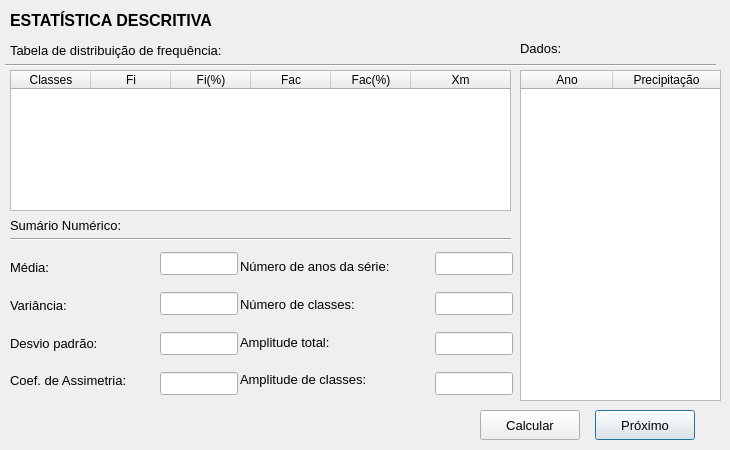
<?xml version="1.0" encoding="UTF-8"?>
<ui version="4.0">
 <class>dadosEstatisticos</class>
 <widget class="QDialog" name="dadosEstatisticos">
  <property name="geometry">
   <rect>
    <x>0</x>
    <y>0</y>
    <width>730</width>
    <height>450</height>
   </rect>
  </property>
  <property name="minimumSize">
   <size>
    <width>730</width>
    <height>450</height>
   </size>
  </property>
  <property name="maximumSize">
   <size>
    <width>730</width>
    <height>450</height>
   </size>
  </property>
  <property name="windowTitle">
   <string>UFCA-IDF</string>
  </property>
  <property name="windowIcon">
   <iconset resource="../resources.qrc">
    <normaloff>:/plugins/UFCA_IDF/imagens/icon.png</normaloff>:/plugins/UFCA_IDF/imagens/icon.png</iconset>
  </property>
  <widget class="QTableWidget" name="tabelaDistribuicaoFrequencias">
   <property name="geometry">
    <rect>
     <x>10</x>
     <y>70</y>
     <width>501</width>
     <height>141</height>
    </rect>
   </property>
   <attribute name="horizontalHeaderDefaultSectionSize">
    <number>80</number>
   </attribute>
   <attribute name="horizontalHeaderMinimumSectionSize">
    <number>65</number>
   </attribute>
   <attribute name="horizontalHeaderStretchLastSection">
    <bool>true</bool>
   </attribute>
   <column>
    <property name="text">
     <string>Classes</string>
    </property>
   </column>
   <column>
    <property name="text">
     <string>Fi</string>
    </property>
   </column>
   <column>
    <property name="text">
     <string>Fi(%)</string>
    </property>
   </column>
   <column>
    <property name="text">
     <string>Fac</string>
    </property>
   </column>
   <column>
    <property name="text">
     <string>Fac(%)</string>
    </property>
   </column>
   <column>
    <property name="text">
     <string>Xm</string>
    </property>
   </column>
  </widget>
  <widget class="QWidget" name="verticalLayoutWidget_2">
   <property name="geometry">
    <rect>
     <x>240</x>
     <y>250</y>
     <width>191</width>
     <height>146</height>
    </rect>
   </property>
   <property name="font">
    <font>
     <family>Arial</family>
     <pointsize>10</pointsize>
    </font>
   </property>
   <layout class="QVBoxLayout" name="verticalLayout_2">
    <property name="spacing">
     <number>5</number>
    </property>
    <item>
     <widget class="QLabel" name="label_13">
      <property name="font">
       <font>
        <family>Arial</family>
        <pointsize>10</pointsize>
       </font>
      </property>
      <property name="text">
       <string>Número de anos da série:</string>
      </property>
     </widget>
    </item>
    <item>
     <widget class="QLabel" name="label_18">
      <property name="font">
       <font>
        <family>Arial</family>
        <pointsize>10</pointsize>
       </font>
      </property>
      <property name="text">
       <string>Número de classes:</string>
      </property>
     </widget>
    </item>
    <item>
     <widget class="QLabel" name="label_19">
      <property name="font">
       <font>
        <family>Arial</family>
        <pointsize>10</pointsize>
       </font>
      </property>
      <property name="text">
       <string>Amplitude total:</string>
      </property>
     </widget>
    </item>
    <item>
     <widget class="QLabel" name="label_20">
      <property name="font">
       <font>
        <family>Arial</family>
        <pointsize>10</pointsize>
       </font>
      </property>
      <property name="text">
       <string>Amplitude de classes:</string>
      </property>
     </widget>
    </item>
   </layout>
  </widget>
  <widget class="Line" name="line">
   <property name="geometry">
    <rect>
     <x>5</x>
     <y>55</y>
     <width>711</width>
     <height>20</height>
    </rect>
   </property>
   <property name="font">
    <font>
     <family>Arial</family>
     <pointsize>10</pointsize>
    </font>
   </property>
   <property name="orientation">
    <enum>Qt::Horizontal</enum>
   </property>
  </widget>
  <widget class="QLabel" name="label_2">
   <property name="geometry">
    <rect>
     <x>10</x>
     <y>35</y>
     <width>291</width>
     <height>31</height>
    </rect>
   </property>
   <property name="font">
    <font>
     <family>Arial</family>
     <pointsize>10</pointsize>
    </font>
   </property>
   <property name="text">
    <string>Tabela de distribuição de frequência:</string>
   </property>
  </widget>
  <widget class="QLabel" name="label_12">
   <property name="geometry">
    <rect>
     <x>10</x>
     <y>210</y>
     <width>171</width>
     <height>31</height>
    </rect>
   </property>
   <property name="font">
    <font>
     <family>Arial</family>
     <pointsize>10</pointsize>
    </font>
   </property>
   <property name="text">
    <string>Sumário Numérico:</string>
   </property>
  </widget>
  <widget class="QWidget" name="verticalLayoutWidget_3">
   <property name="geometry">
    <rect>
     <x>160</x>
     <y>250</y>
     <width>78</width>
     <height>147</height>
    </rect>
   </property>
   <property name="font">
    <font>
     <family>Arial</family>
     <pointsize>10</pointsize>
    </font>
   </property>
   <layout class="QVBoxLayout" name="verticalLayout_3">
    <property name="spacing">
     <number>15</number>
    </property>
    <property name="sizeConstraint">
     <enum>QLayout::SetDefaultConstraint</enum>
    </property>
    <item>
     <widget class="QLineEdit" name="txtMedia">
      <property name="font">
       <font>
        <family>Arial</family>
        <pointsize>10</pointsize>
       </font>
      </property>
      <property name="readOnly">
       <bool>true</bool>
      </property>
     </widget>
    </item>
    <item>
     <widget class="QLineEdit" name="txtVariancia">
      <property name="minimumSize">
       <size>
        <width>60</width>
        <height>0</height>
       </size>
      </property>
      <property name="font">
       <font>
        <family>Arial</family>
        <pointsize>10</pointsize>
       </font>
      </property>
      <property name="readOnly">
       <bool>true</bool>
      </property>
     </widget>
    </item>
    <item>
     <widget class="QLineEdit" name="txtDesvioPadrao">
      <property name="font">
       <font>
        <family>Arial</family>
        <pointsize>10</pointsize>
       </font>
      </property>
      <property name="readOnly">
       <bool>true</bool>
      </property>
     </widget>
    </item>
    <item>
     <widget class="QLineEdit" name="txtCoeficienteAssimetria">
      <property name="font">
       <font>
        <family>Arial</family>
        <pointsize>10</pointsize>
       </font>
      </property>
      <property name="readOnly">
       <bool>true</bool>
      </property>
     </widget>
    </item>
   </layout>
  </widget>
  <widget class="QPushButton" name="btnProximo">
   <property name="geometry">
    <rect>
     <x>595</x>
     <y>410</y>
     <width>100</width>
     <height>30</height>
    </rect>
   </property>
   <property name="minimumSize">
    <size>
     <width>100</width>
     <height>30</height>
    </size>
   </property>
   <property name="maximumSize">
    <size>
     <width>16777215</width>
     <height>30</height>
    </size>
   </property>
   <property name="font">
    <font>
     <family>Arial</family>
     <pointsize>10</pointsize>
    </font>
   </property>
   <property name="cursor">
    <cursorShape>PointingHandCursor</cursorShape>
   </property>
   <property name="text">
    <string>Próximo</string>
   </property>
  </widget>
  <widget class="Line" name="line_2">
   <property name="geometry">
    <rect>
     <x>10</x>
     <y>231</y>
     <width>501</width>
     <height>16</height>
    </rect>
   </property>
   <property name="font">
    <font>
     <family>Arial</family>
     <pointsize>10</pointsize>
    </font>
   </property>
   <property name="orientation">
    <enum>Qt::Horizontal</enum>
   </property>
  </widget>
  <widget class="QPushButton" name="btnCalcular">
   <property name="geometry">
    <rect>
     <x>480</x>
     <y>410</y>
     <width>100</width>
     <height>30</height>
    </rect>
   </property>
   <property name="minimumSize">
    <size>
     <width>100</width>
     <height>30</height>
    </size>
   </property>
   <property name="maximumSize">
    <size>
     <width>100</width>
     <height>30</height>
    </size>
   </property>
   <property name="font">
    <font>
     <family>Arial</family>
     <pointsize>10</pointsize>
    </font>
   </property>
   <property name="cursor">
    <cursorShape>PointingHandCursor</cursorShape>
   </property>
   <property name="text">
    <string>Calcular</string>
   </property>
  </widget>
  <widget class="QWidget" name="verticalLayoutWidget">
   <property name="geometry">
    <rect>
     <x>10</x>
     <y>251</y>
     <width>151</width>
     <height>146</height>
    </rect>
   </property>
   <property name="font">
    <font>
     <family>Arial</family>
     <pointsize>10</pointsize>
    </font>
   </property>
   <layout class="QVBoxLayout" name="verticalLayout">
    <property name="spacing">
     <number>5</number>
    </property>
    <item>
     <widget class="QLabel" name="label_16">
      <property name="font">
       <font>
        <family>Arial</family>
        <pointsize>10</pointsize>
       </font>
      </property>
      <property name="text">
       <string>Média:</string>
      </property>
     </widget>
    </item>
    <item>
     <widget class="QLabel" name="label_14">
      <property name="font">
       <font>
        <family>Arial</family>
        <pointsize>10</pointsize>
       </font>
      </property>
      <property name="text">
       <string>Variância:</string>
      </property>
     </widget>
    </item>
    <item>
     <widget class="QLabel" name="label_15">
      <property name="font">
       <font>
        <family>Arial</family>
        <pointsize>10</pointsize>
       </font>
      </property>
      <property name="text">
       <string>Desvio padrão:</string>
      </property>
     </widget>
    </item>
    <item>
     <widget class="QLabel" name="label_17">
      <property name="font">
       <font>
        <family>Arial</family>
        <pointsize>10</pointsize>
       </font>
      </property>
      <property name="text">
       <string>Coef. de Assimetria:</string>
      </property>
     </widget>
    </item>
   </layout>
  </widget>
  <widget class="QLabel" name="label">
   <property name="geometry">
    <rect>
     <x>10</x>
     <y>0</y>
     <width>291</width>
     <height>41</height>
    </rect>
   </property>
   <property name="font">
    <font>
     <family>Arial</family>
     <pointsize>12</pointsize>
     <weight>75</weight>
     <bold>true</bold>
    </font>
   </property>
   <property name="text">
    <string>ESTATÍSTICA DESCRITIVA</string>
   </property>
  </widget>
  <widget class="QWidget" name="verticalLayoutWidget_4">
   <property name="geometry">
    <rect>
     <x>435</x>
     <y>250</y>
     <width>78</width>
     <height>147</height>
    </rect>
   </property>
   <property name="font">
    <font>
     <family>Arial</family>
     <pointsize>10</pointsize>
    </font>
   </property>
   <layout class="QVBoxLayout" name="verticalLayout_4">
    <property name="spacing">
     <number>15</number>
    </property>
    <item>
     <widget class="QLineEdit" name="txtNumeroAno">
      <property name="minimumSize">
       <size>
        <width>60</width>
        <height>0</height>
       </size>
      </property>
      <property name="font">
       <font>
        <family>Arial</family>
        <pointsize>10</pointsize>
       </font>
      </property>
      <property name="readOnly">
       <bool>true</bool>
      </property>
     </widget>
    </item>
    <item>
     <widget class="QLineEdit" name="txtNumeroClasses">
      <property name="font">
       <font>
        <family>Arial</family>
        <pointsize>10</pointsize>
       </font>
      </property>
      <property name="readOnly">
       <bool>true</bool>
      </property>
     </widget>
    </item>
    <item>
     <widget class="QLineEdit" name="txtAmplitudeTotal">
      <property name="font">
       <font>
        <family>Arial</family>
        <pointsize>10</pointsize>
       </font>
      </property>
      <property name="readOnly">
       <bool>true</bool>
      </property>
     </widget>
    </item>
    <item>
     <widget class="QLineEdit" name="txtAmplitudeClasses">
      <property name="font">
       <font>
        <family>Arial</family>
        <pointsize>10</pointsize>
       </font>
      </property>
      <property name="readOnly">
       <bool>true</bool>
      </property>
     </widget>
    </item>
   </layout>
  </widget>
  <widget class="QLabel" name="label_3">
   <property name="geometry">
    <rect>
     <x>520</x>
     <y>40</y>
     <width>61</width>
     <height>16</height>
    </rect>
   </property>
   <property name="font">
    <font>
     <family>Arial</family>
     <pointsize>10</pointsize>
    </font>
   </property>
   <property name="text">
    <string>Dados:</string>
   </property>
  </widget>
  <widget class="QTableWidget" name="tableValores">
   <property name="geometry">
    <rect>
     <x>520</x>
     <y>70</y>
     <width>201</width>
     <height>331</height>
    </rect>
   </property>
   <property name="lineWidth">
    <number>2</number>
   </property>
   <property name="midLineWidth">
    <number>2</number>
   </property>
   <attribute name="horizontalHeaderDefaultSectionSize">
    <number>92</number>
   </attribute>
   <attribute name="horizontalHeaderStretchLastSection">
    <bool>true</bool>
   </attribute>
   <column>
    <property name="text">
     <string>Ano</string>
    </property>
   </column>
   <column>
    <property name="text">
     <string>Precipitação</string>
    </property>
   </column>
  </widget>
 </widget>
 <resources/>
 <connections/>
</ui>
